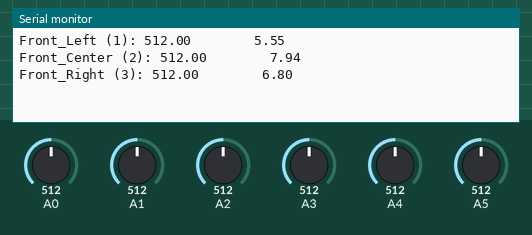
Recording of a sketch running on a simulated Arduino Uno, built with avr-gcc and run on an emulated ATmega328P. Shown: the last lines printed to the serial monitor. Inputs (shaded band) come from the test bench; at power-on: A0 = 512, A1 = 512, A2 = 512, A3 = 512, A4 = 512, A5 = 512.

Above: at 1.2 s.
1.3 s: A0 set to 716
2.8 s: A1 set to 716
At 4.1 s:
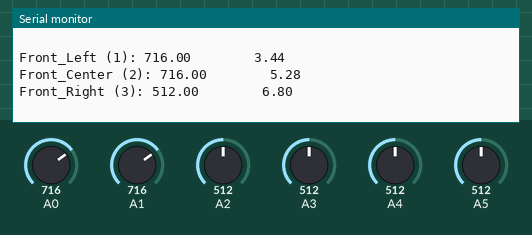
4.3 s: A2 set to 716
At 5.7 s:
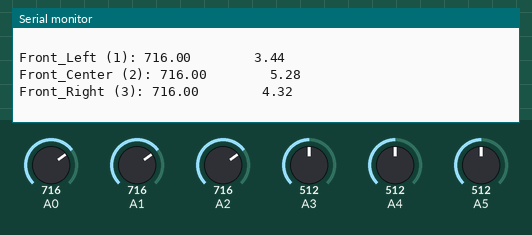
5.8 s: A0 set to 992
7.3 s: A1 set to 992
At 8.7 s:
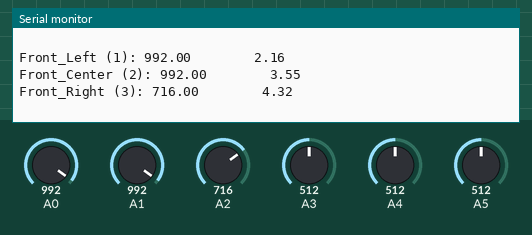
8.8 s: A2 set to 992
At 10.5 s:
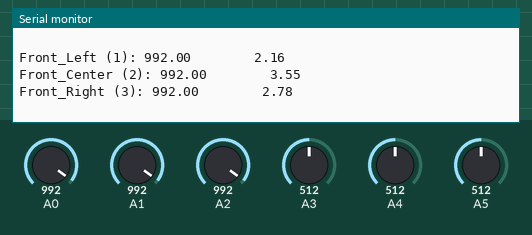
Timing chart, 0 to 11.3 s (numbered marks = the images above; inputs shaded):
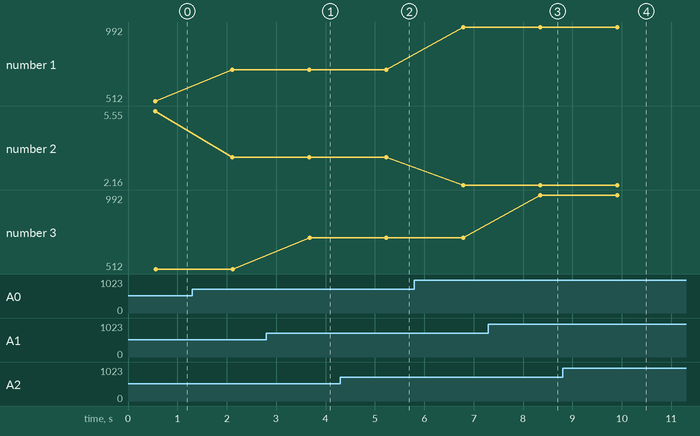

Measured:
- after the input at 2.8 s, the serial monitor: prints a new line after 0.88 s (image 1)
- after the input at 4.3 s, the serial monitor: prints a new line after 0.94 s (image 2)
- after the input at 7.3 s, the serial monitor: prints a new line after 1.1 s (image 3)
- after the input at 8.8 s, the serial monitor: prints a new line after 1.1 s (image 4)
- plotted number 1: 512 → 716 after the input at 1.3 s, 716 → 992 after the input at 5.8 s
- plotted number 2: 5.55 → 3.44 after the input at 1.3 s, 3.44 → 2.16 after the input at 5.8 s

The sketch:

sensor_calibration.ino
```cpp
#include <math.h>

// MANUAL PROXIMITY SENSOR CALIBRATION.

// Integer variables to hold sensor analog values.
// Voltage values range: 0V to 5V, Analog integer values range: 0 to 1023.
int sensorA0 = 0; // Proximity Sensor 1 on board - FRONT LEFT SENSOR.
int sensorA1 = 0; // Proximity Sensor 2 on board - FRONT MIDDLE SENSOR.
int sensorA2 = 0; // Proximity Sensor 3 on board - FRONT RIGHT SENSOR.
int sensorA3 = 0; // Proximity Sensor 4 on board - RIGHT SIDE FRONT SENSOR.
int sensorA4 = 0; // Proximity Sensor 5 on board - RIGHT SIDE BACK SENSOR.
int sensorA5 = 0; // Proximity Sensor 6 on board - FACING LEFT LONG RANGE SENSOR.
int count = 0;

// Float variables to hold the voltage value of the sensor outputs.
float sen1[50];
float sen2[50];
float sen3[50];
float sen4[50];
float sen5[50];
float sen6[50];

// Float variables to hold the converted distance based on sensor analog value.
double distance1_new = 0.0;
double distance2_new = 0.0;
double distance3_new = 0.0;
double distance4_new = 0.0;
double distance5_new = 0.0;
double distance6_new = 0.0;

double A = 0.0;
double B = 0.0;
double C = 0.0;
double distance2_f = 0.0;
// -----------------------------------------------------------------------------------
// Setup code runs once at startup.
void setup()
{
    Serial.begin(115200);
}

// Looping code runs continuously.
void loop()
{

    for (count = 0; count < 50; count++)
    {
        // Read the analog value of each sensor and accumulate them for averaging.

        sen1[count] = analogRead(A0);
        sen2[count] = analogRead(A1);
        sen3[count] = analogRead(A2);
        sen4[count] = analogRead(A3);
        sen5[count] = analogRead(A4);
        sen6[count] = analogRead(A5);
      delay(10);
    }

    mergeSort(sen1, 0, 49);
    mergeSort(sen2, 0, 49);
    mergeSort(sen3, 0, 49);
    mergeSort(sen4, 0, 49);
    mergeSort(sen5, 0, 49);
    mergeSort(sen6, 0, 49);

    //  // -----------------------------------------------------------------------------------
    //  // EQUATIONS TO CONVERT THE ANALOG VALUES INTO CENTIMETERS:
    //
    //  // SENSOR 1 CALCULATION AND OFFSETS:   READINGS DIFFERENT FROM EXCEL
    //  distanceA0 = -9.1042 + (8155.745 / (sensorA0_avg + 22.11502));
    //  if(distanceA0 < 15) {distanceA0 += 2;}
    //  else if(distanceA0 > 15 and distanceA0 < 30) {distanceA0 -= 1;}
    //  else if(distanceA0 > 30 and distanceA0 < 45) {distanceA0 -= 2;}
    //  else if(distanceA0 > 50 and distanceA0 < 55) {distanceA0 += 1;}
    //  else if(distanceA0 > 65 and distanceA0 < 70) {distanceA0 += 2;}
    //
    //  // SENSOR 2 CALCULATION AND OFFSETS:
    //  distanceA1 = -3.53939 + (5891.966 / (sensorA1_avg - 11.84241));
    //  if(distanceA1 < 10) {distanceA1 += 1;}
    //  else if(distanceA1 > 15 and distanceA1 < 20) {distanceA1 += 1;}
    //
    //  // SENSOR 3 CALCULATION AND OFFSETS:
    //  distanceA2 = 1.41294 + (4269.218 / (sensorA2_avg - 28.92149));
    //  if(distanceA2 > 10 and distanceA2 < 40) {distanceA2 += 1;}
    //  else if(distanceA2 > 55 and distanceA2 < 60) {distanceA2 += 1;}
    //  else if(distanceA2 > 65) {distanceA2 += 2;}
    //
    //  // SENSOR 4 CALCULATION AND OFFSETS:
    //  distanceA3 = 0.252644 + (4894.633 / (sensorA3_avg - 26.90775));
    //  if(distanceA3 > 70) {distanceA3 -= 3;}
    //  else if(distanceA3 > 80) {distanceA3 -= 2;}
    //
    //  // SENSOR 5 CALCULATION AND OFFSETS:
    //  distanceA4 = 0.404528 + (5267.347 / (sensorA4_avg - 7.79982));
    //  if(distanceA4 < 13) {distanceA4 -= 1;}
    //  else if(distanceA4 > 50 and distanceA4 < 70) {distanceA4 -= 2;}
    //
    //  // SENSOR 6 CALCULATION AND OFFSETS:
    //  distanceA5 = -3.3012 + (12806.428 / (sensorA5_avg - 9.81909));
    //  if(distanceA5 < 25) {distanceA5 -= 1;}
    //  else if(distanceA5 > 25 and distanceA5 < 45) {distanceA5 += 1;}
    //  else if(distanceA5 > 75 and distanceA5 < 80) {distanceA5 -= 1;}

    //  Serial.print(sen1[26]);
    //  Serial.print(", ");
    //  Serial.print(sen2[26]);
    //  Serial.print(", ");
    //  Serial.print(sen3[26]);
    //  Serial.print(", ");
    //  Serial.print(sen4[26]);
    //  Serial.print(", ");
    //  Serial.print(sen5[26]);
    //  Serial.print(", ");
    //  Serial.println(sen6[26]);

    //  y0 + (A/sen-x0)

    float Y0, A, X0;

    //PS2
    Y0 = -2.2391875396427654;
    A = 6888.216506585592;
    X0 = -29.964430577988644;


    //PS2
    B = 87.12835168852241;
    C = -0.007743254374094627;
    A = 9.43768900416158;

    //PS3


    //distance2_new = 4709.1*pow(sen2[25], -0.974);
  //  distance2_f = A + B*exp(C*sen2[25]);
    //distance2_new = Y0+ (A /(sen2[25]-X0));
    //distance1_new = 18237*pow(sen1[25], -1.247);

    distance1_new = 12732*pow(sen1[25], -1.186);
   // distance3_new = (0.0006*sen3[25]*sen3[25]) - 0.5197*sen3[25] + 134.03;


    //distance3_new = 155.83*exp(-0.005*sen3[25]);
    //distance3_new = (-29.4879) + (23951.300626/(sen2[25] + 81.9795));
    //distance3_new = 155.83*exp(-0.005*sen3[25]);
   // distance3_new = 155.5*exp(-0.006*sen3[25]);
/*
    distance4_new = 0;
    distance3_new = 28299*pow(sen3[25],-1.199);

    Serial.print("Analog reading for Sensor 2: ");
    distance2_new = 14871*pow(sen2[25],-1.234);
    Serial.println(sen2[25]);
    Serial.println(distance2_new);
    Serial.println("                   ");
    Serial.print("Analog reading for Sensor 4: ");
    distance4_new = 261245*pow(sen4[25],-1.764);
    261245x-1.764
    Serial.println(sen4[25]);
    Serial.println(distance4_new);*/

//Front Sensors Calibration
    distance1_new = 40543*pow(sen1[25], -1.426); //38810x^-1.44
    distance2_new = 15936*pow(sen2[25], -1.219); //15592x^-1.233
    distance3_new = 31110*pow(sen3[25], -1.351); //846642x^-1.931
    if(distance1_new <= 10.5 && distance1_new >=9 || distance2_new <= 10.5 && distance2_new >=9 || distance3_new <= 10.5 && distance3_new >=9){
      distance1_new = distance1_new + 0.6;
      distance2_new = distance2_new + 0.6;
      distance3_new = distance3_new + 0.6;
    }
    Serial.print("Front_Left (1): ");
    Serial.print(sen1[25]);
    Serial.print("        ");
    Serial.println(distance1_new);

    Serial.print("Front_Center (2): ");
    Serial.print(sen2[25]);
    Serial.print("        ");
    Serial.println(distance2_new);

    Serial.print("Front_Right (3): ");
    Serial.print(sen3[25]);
    Serial.print("        ");
    Serial.println(distance3_new);
    Serial.print("        ");
    Serial.println("");


   delay(1000);
}

void merge(float arr[], int l, int m, int r)
{
    int i, j, k;
    int n1 = m - l + 1;
    int n2 = r - m;

    /* create temp arrays */
    float L[n1], R[n2];

    /* Copy data to temp arrays L[] and R[] */
    for (i = 0; i < n1; i++)
        L[i] = arr[l + i];
    for (j = 0; j < n2; j++)
        R[j] = arr[m + 1 + j];

    /* Merge the temp arrays back into arr[l..r]*/
    i = 0; // Initial index of first subarray
    j = 0; // Initial index of second subarray
    k = l; // Initial index of merged subarray
    while (i < n1 && j < n2)
    {
        if (L[i] <= R[j])
        {
            arr[k] = L[i];
            i++;
        }
        else
        {
            arr[k] = R[j];
            j++;
        }
        k++;
    }

    /* Copy the remaining elements of L[], if there
    are any */
    while (i < n1)
    {
        arr[k] = L[i];
        i++;
        k++;
    }

    /* Copy the remaining elements of R[], if there
    are any */
    while (j < n2)
    {
        arr[k] = R[j];
        j++;
        k++;
    }
}

void mergeSort(float arr[], int l, int r)
{
    if (l < r)
    {
        // Same as (l+r)/2, but avoids overflow for
        // large l and h
        int m = l + (r - l) / 2;

        // Sort first and second halves
        mergeSort(arr, l, m);
        mergeSort(arr, m + 1, r);

        merge(arr, l, m, r);
    }
}
```
